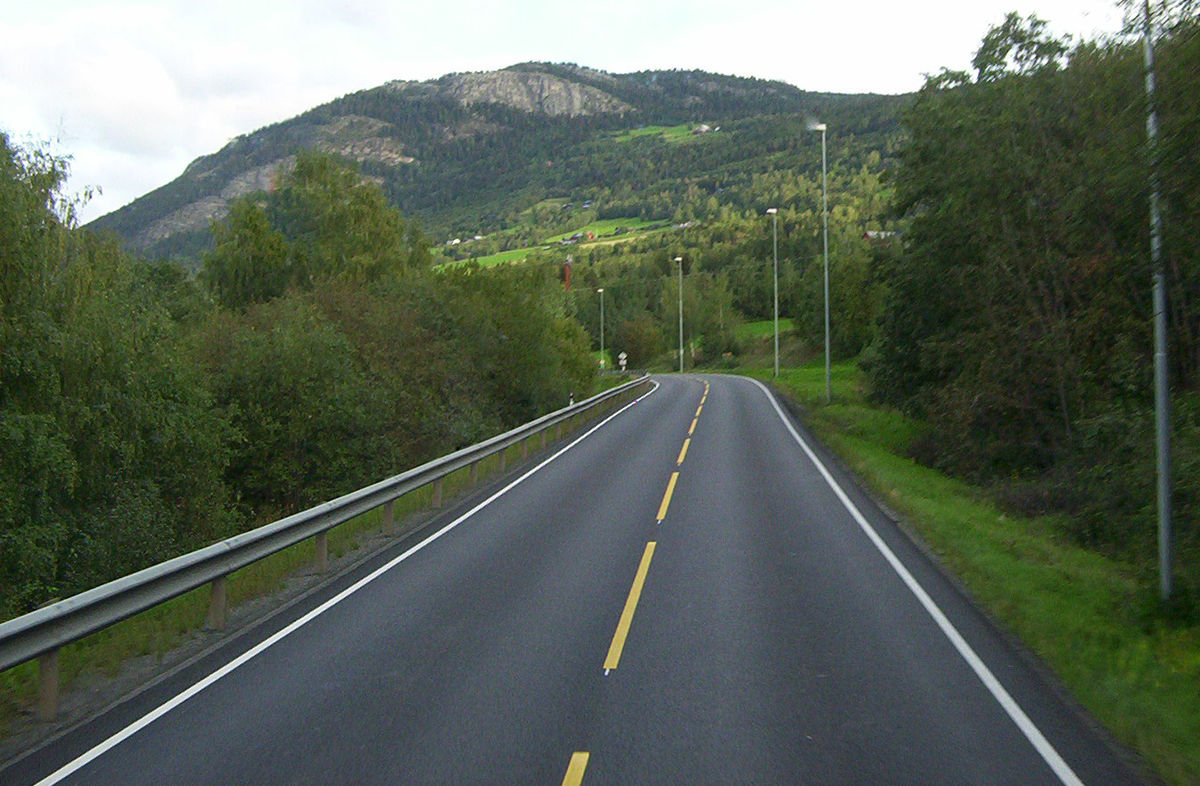
#> input picture sample/sample.jpg, 1200 x 786 px
$ python triangle_line.py
#> lines starting #> are read from the running program, lines starting #| are printed output that depends on the picture; after the words box and inside, x2 and y2 are one past the last pixel; in counts of white or black regions, pixels touching at a corner belong together
import cv2
import numpy as np
import matplotlib.pyplot as plt

image_path = "sample/sample.jpg"
image = cv2.imread(image_path)
#> image is the input picture: shape (786, 1200, 3); mean B, G, R 87, 99.6, 89.3

def canny(image):
    gray = cv2.cvtColor(image, cv2.COLOR_RGB2GRAY)
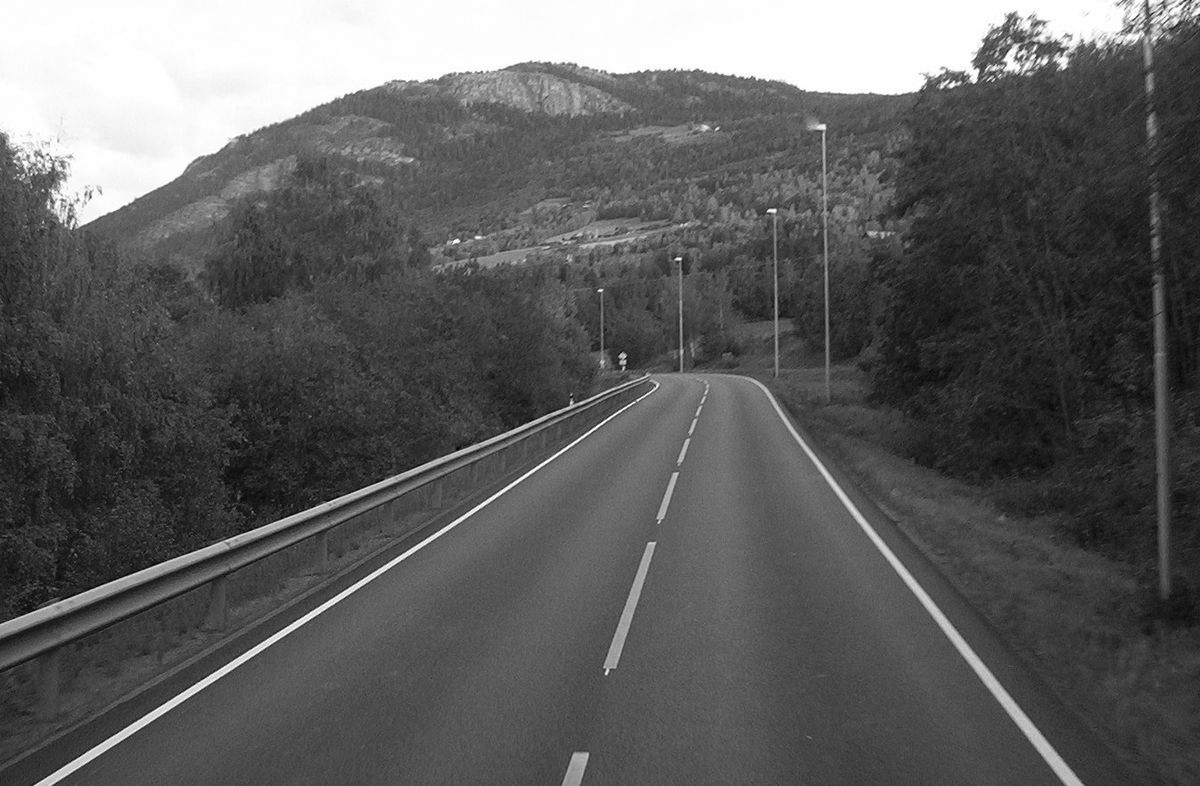
#> gray: shape (786, 1200); min 0, max 255, mean 94.6
    blur = cv2.GaussianBlur(gray, (5, 5), 0)
    edges = cv2.Canny(blur, 10, 290)
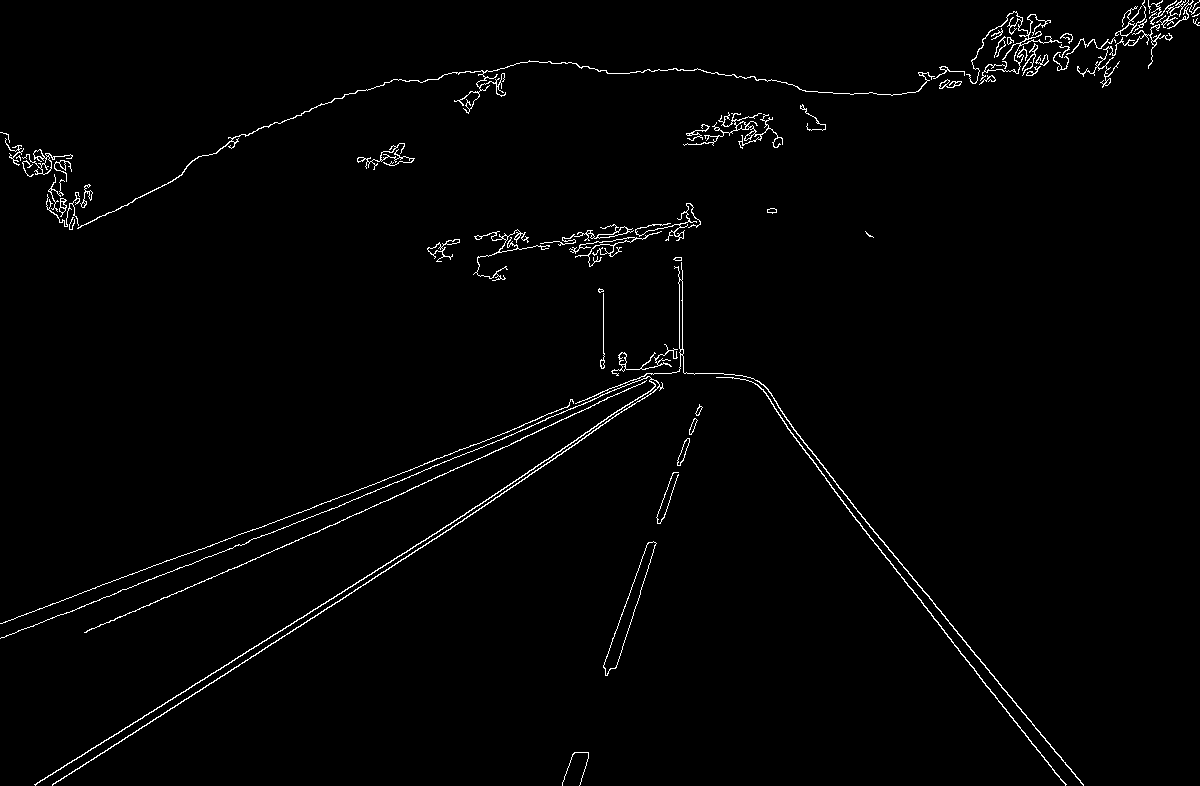
#> edges: shape (786, 1200); 1.5% white in thin lines or dots
    return edges

def region(image):
    height = image.shape[0]
#> height = 786
    width = image.shape[1]
#> width = 1200
    #isolate the gradients that correspond to the lane lines
    #Edit in the array to find the area that fit with the lane
    triangle = np.array([
                        [(550, height), (1100,height), (800,390), (680, 390),]
                        ])
    #create a black image with the same dimensions as original image
    mask = np.zeros_like(image)
    #create a mask (triangle that isolates the region of interest in our image)
    cv2.fillPoly(mask, triangle, 255)
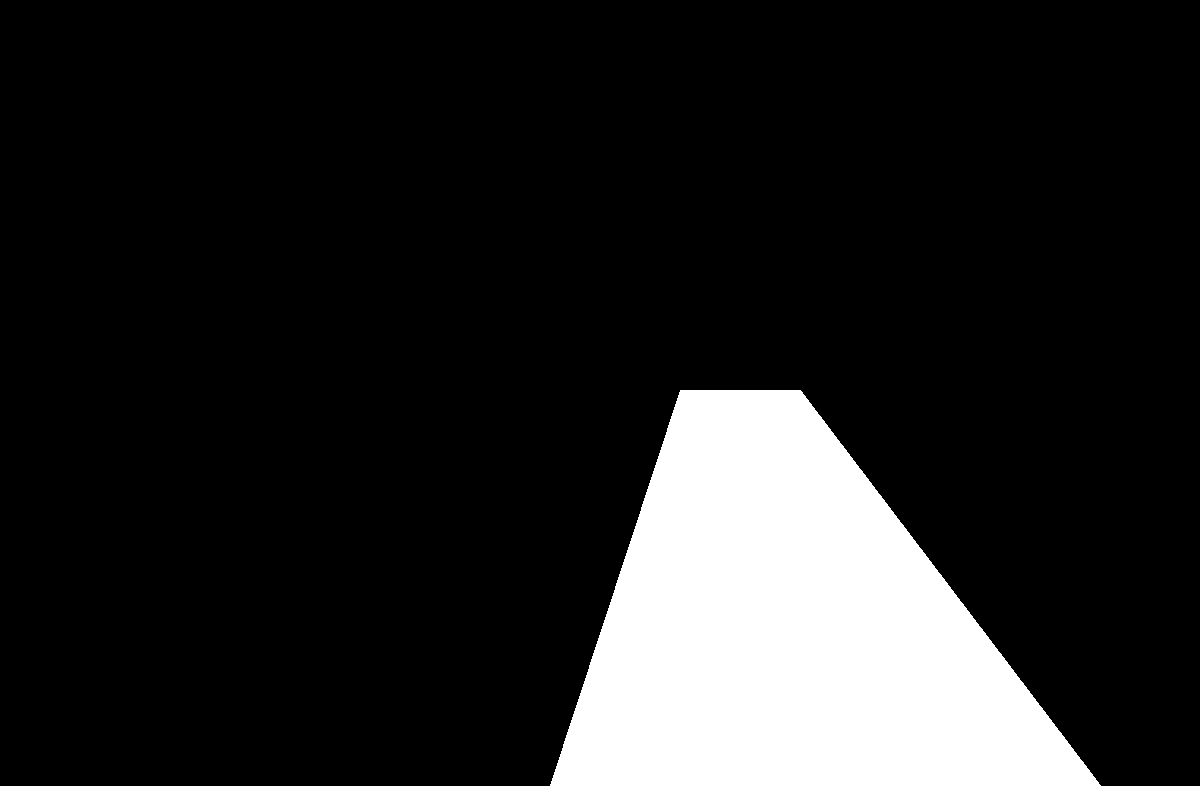
#> mask: shape (786, 1200); 14.1% white; 1 white region, box (x1, y1, x2, y2) and area: (550, 390, 1101, 786) 133056
    #Comment this mask to see the shape
    # mask = cv2.bitwise_and(image, mask)
    return mask

#Draw Triangle lines

edges = canny(image)
white_line = region(edges)

# plt.imshow(edges, cmap='gray')
# plt.show()

cv2.imshow("edges", edges)
cv2.imshow("display", white_line)

cv2.waitKey(0)
cv2.destroyAllWindows
